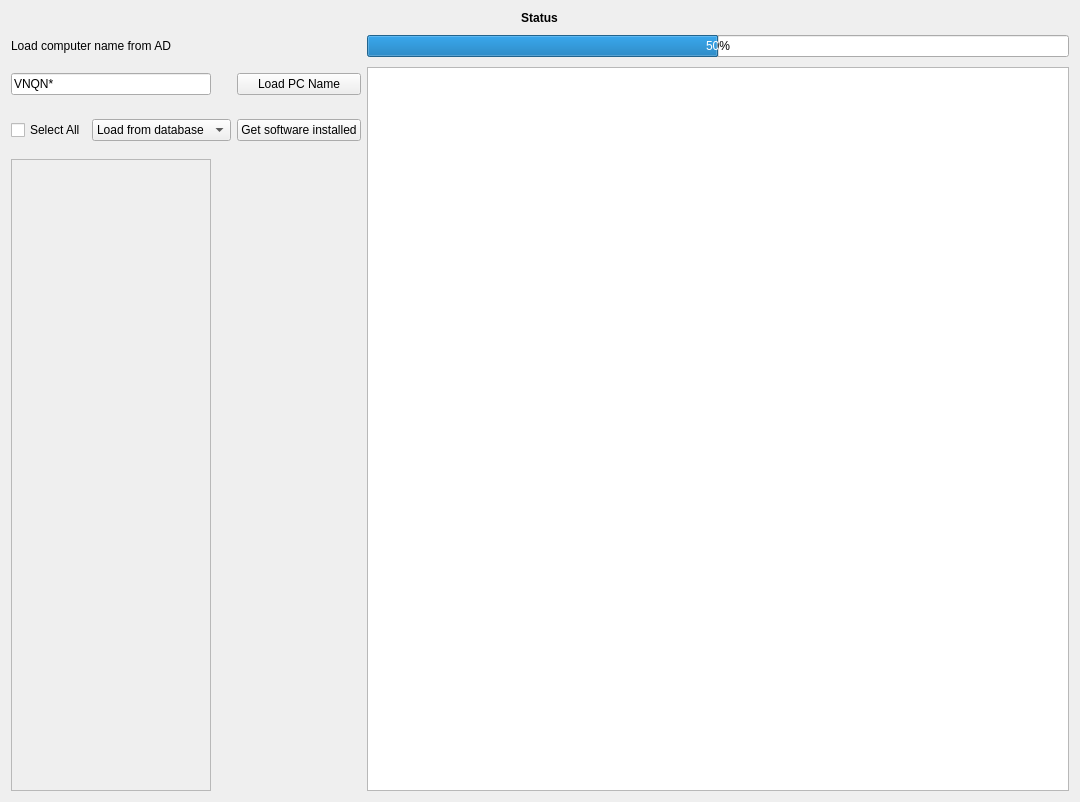
<?xml version="1.0" encoding="UTF-8"?>
<ui version="4.0">
 <class>FrameSoftwareInventory</class>
 <widget class="QFrame" name="FrameSoftwareInventory">
  <property name="windowModality">
   <enum>Qt::WindowModal</enum>
  </property>
  <property name="geometry">
   <rect>
    <x>0</x>
    <y>0</y>
    <width>1080</width>
    <height>802</height>
   </rect>
  </property>
  <property name="minimumSize">
   <size>
    <width>250</width>
    <height>0</height>
   </size>
  </property>
  <property name="maximumSize">
   <size>
    <width>2000</width>
    <height>2000</height>
   </size>
  </property>
  <property name="windowTitle">
   <string>Frame</string>
  </property>
  <property name="layoutDirection">
   <enum>Qt::LeftToRight</enum>
  </property>
  <property name="frameShape">
   <enum>QFrame::NoFrame</enum>
  </property>
  <property name="frameShadow">
   <enum>QFrame::Sunken</enum>
  </property>
  <layout class="QGridLayout" name="gridLayout">
   <property name="sizeConstraint">
    <enum>QLayout::SetDefaultConstraint</enum>
   </property>
   <item row="0" column="0">
    <layout class="QGridLayout" name="layoutSoftwareInventory">
     <property name="sizeConstraint">
      <enum>QLayout::SetDefaultConstraint</enum>
     </property>
     <item row="12" column="0">
      <widget class="QScrollArea" name="scrollArea">
       <property name="sizePolicy">
        <sizepolicy hsizetype="Expanding" vsizetype="Expanding">
         <horstretch>0</horstretch>
         <verstretch>0</verstretch>
        </sizepolicy>
       </property>
       <property name="maximumSize">
        <size>
         <width>200</width>
         <height>16777215</height>
        </size>
       </property>
       <property name="sizeAdjustPolicy">
        <enum>QAbstractScrollArea::AdjustToContents</enum>
       </property>
       <property name="widgetResizable">
        <bool>true</bool>
       </property>
       <widget class="QWidget" name="scrollAreaWidgetContents">
        <property name="geometry">
         <rect>
          <x>0</x>
          <y>0</y>
          <width>198</width>
          <height>660</height>
         </rect>
        </property>
        <property name="maximumSize">
         <size>
          <width>200</width>
          <height>16777215</height>
         </size>
        </property>
        <layout class="QVBoxLayout" name="verticalLayout_2">
         <item>
          <layout class="QVBoxLayout" name="layoutComputers"/>
         </item>
        </layout>
       </widget>
      </widget>
     </item>
     <item row="5" column="0" alignment="Qt::AlignTop">
      <widget class="QLineEdit" name="lineEditPCname">
       <property name="sizePolicy">
        <sizepolicy hsizetype="Expanding" vsizetype="Preferred">
         <horstretch>0</horstretch>
         <verstretch>0</verstretch>
        </sizepolicy>
       </property>
       <property name="maximumSize">
        <size>
         <width>200</width>
         <height>16777215</height>
        </size>
       </property>
       <property name="text">
        <string>VNQN*</string>
       </property>
      </widget>
     </item>
     <item row="9" column="0">
      <layout class="QHBoxLayout" name="horizontalLayout_2">
       <item>
        <widget class="QCheckBox" name="checkBoxSelectAll">
         <property name="maximumSize">
          <size>
           <width>150</width>
           <height>16777215</height>
          </size>
         </property>
         <property name="text">
          <string>Select All</string>
         </property>
         <property name="checked">
          <bool>false</bool>
         </property>
        </widget>
       </item>
       <item>
        <widget class="QComboBox" name="comboBoxType">
         <item>
          <property name="text">
           <string>Load from database</string>
          </property>
         </item>
         <item>
          <property name="text">
           <string>Scan</string>
          </property>
         </item>
        </widget>
       </item>
      </layout>
     </item>
     <item row="5" column="1" alignment="Qt::AlignTop">
      <widget class="QPushButton" name="btnLoadComputersName">
       <property name="minimumSize">
        <size>
         <width>0</width>
         <height>20</height>
        </size>
       </property>
       <property name="text">
        <string>Load PC Name</string>
       </property>
      </widget>
     </item>
     <item row="3" column="2">
      <widget class="QProgressBar" name="progressBar">
       <property name="value">
        <number>50</number>
       </property>
       <property name="invertedAppearance">
        <bool>false</bool>
       </property>
      </widget>
     </item>
     <item row="3" column="0" colspan="2">
      <widget class="QLabel" name="label">
       <property name="minimumSize">
        <size>
         <width>0</width>
         <height>30</height>
        </size>
       </property>
       <property name="maximumSize">
        <size>
         <width>16777215</width>
         <height>30</height>
        </size>
       </property>
       <property name="text">
        <string>Load computer name from AD</string>
       </property>
      </widget>
     </item>
     <item row="4" column="2" rowspan="9">
      <widget class="QTableWidget" name="tableWidget"/>
     </item>
     <item row="9" column="1">
      <widget class="QPushButton" name="btnInventory">
       <property name="minimumSize">
        <size>
         <width>0</width>
         <height>20</height>
        </size>
       </property>
       <property name="text">
        <string>Get software installed</string>
       </property>
      </widget>
     </item>
     <item row="0" column="0" colspan="3" alignment="Qt::AlignHCenter">
      <widget class="QLabel" name="labelInform">
       <property name="font">
        <font>
         <pointsize>9</pointsize>
         <weight>75</weight>
         <bold>true</bold>
        </font>
       </property>
       <property name="text">
        <string>Status</string>
       </property>
       <property name="alignment">
        <set>Qt::AlignCenter</set>
       </property>
      </widget>
     </item>
    </layout>
   </item>
  </layout>
 </widget>
 <resources/>
 <connections/>
</ui>
